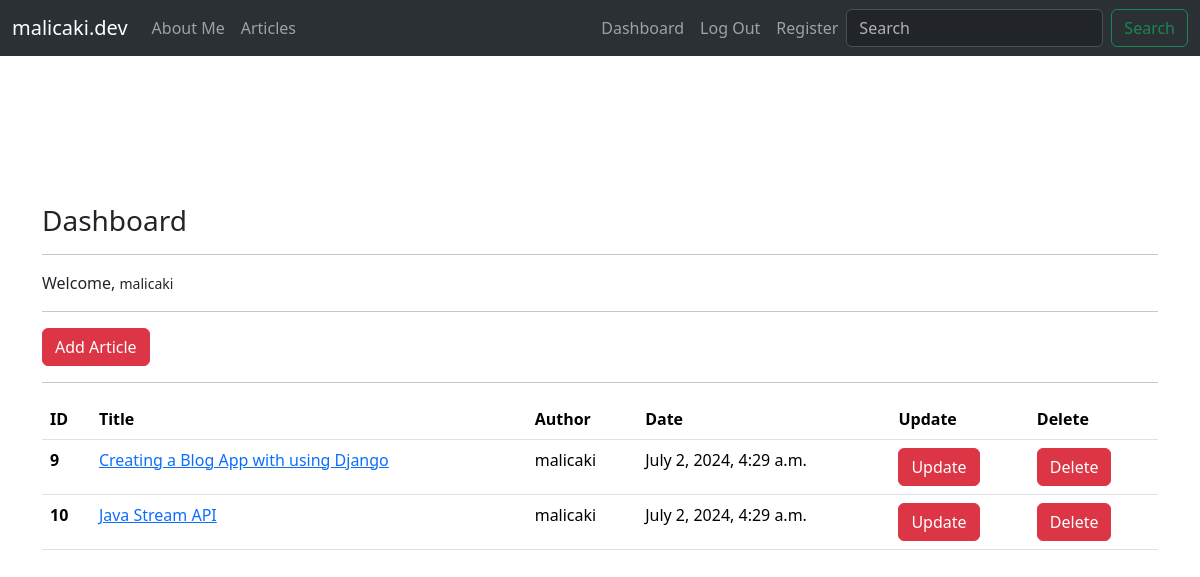
Screenshot of /articles/dashboard/ (signed in) with the database file from the repository.
### article/models.py (models this page shows, shortened)
class Article(models.Model):
    author = models.ForeignKey("auth.user", on_delete=models.CASCADE,verbose_name="Author")
    title = models.CharField(max_length=50, verbose_name="Title")
    content = models.TextField(verbose_name="Content")
    created_date = models.DateTimeField(auto_now_add=True, verbose_name="Tarih")

### article/views.py (the view)
# urls.py: path('dashboard/',views.dashboard,name = "dashboard"),
def dashboard(request):
    articles = Article.objects.filter(author = request.user)
    context = {
        "articles":articles
    }
    return render(request,"dashboard.html",context)

### templates/dashboard.html
{% extends "layout.html" %}
{% block body %}
<h3>Dashboard</h3>
<hr>
<p>
    Welcome, <small>{{request.user.username}}</small>
</p>
<hr>
<a class = "btn btn-danger" href = "{% url 'article:addarticle' %}"> Add Article </a>
<hr>
{% if articles %}
<table class="table">
        <thead>
          <tr>
            <th scope="col">ID</th>
            <th scope="col">Title</th>
            <th scope="col">Author</th>
            <th scope="col">Date</th>
            <th scope="col">Update</th>
            <th scope="col">Delete</th>
          </tr>
        </thead>
        <tbody>
          {% for article in articles %}
          <tr>
            <th scope="row">{{article.id}}</th>
            <td><a href="/articles/article/{{article.id}}"">{{article.title}}</a></td>
            <td>{{article.author.username}}</td>
            <td>{{article.created_date}}</td>
            <td><a href="/article/update/{{article.id}}" class = "btn btn-danger">Update</a></td>
            <td><a href="/article/delete/{{article.id}}" class = "btn btn-danger">Delete</a> </td>
          </tr>
          {% endfor %}
        </tbody>
      </table>
{% else %}
<div class = "alert alert-danger">
    There is not any article!
</div>
{% endif %}
{% endblock body %}

### rows the page displays
Article: id "9", title "Creating a Blog App with using Django", author.username "malicaki", created_date "July 2, 2024, 4:29 a.m."
Article: id "10", title "Java Stream API", author.username "malicaki", created_date "July 2, 2024, 4:29 a.m."

### other values shown
{{ request.user.username }} "malicaki"
